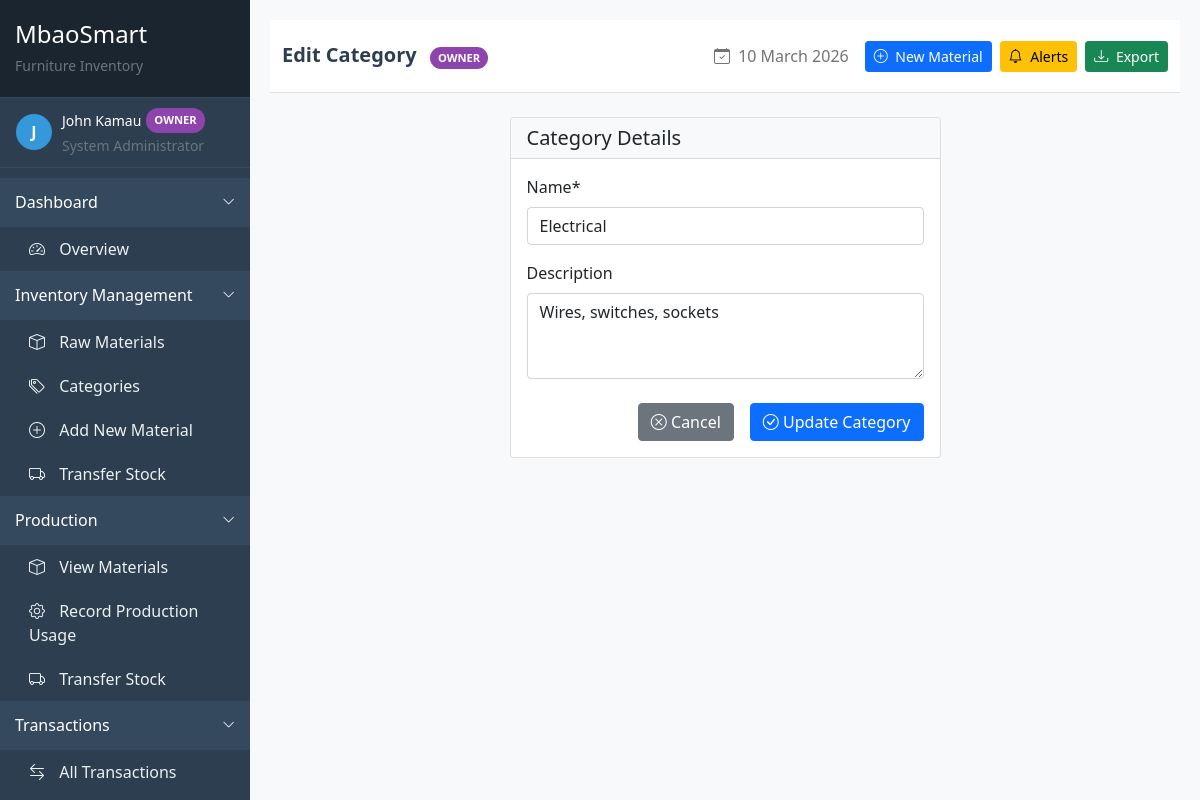
/inventory/categories/6/edit/ (signed in), run on the app's committed database.
### accounts/models.py (models this page shows, shortened)
class User(AbstractUser):
    USER_ROLES = (
        ('owner', 'Owner'),
        ('store_manager', 'Store Manager'),
        ('production_manager', 'Production Manager'),
        ('supervisor', 'Supervisor'),
        ('accountant', 'Accountant'),
        ('fundi', 'Fundi/Worker'),
        ('sales_person', 'Sales Person'),
        ('shop_manager', 'Shop Manager'),
    )
    phone_regex = RegexValidator(
        regex=r'^\+?1?\d{9,15}$',
        message="Phone number must be entered in the format: '+254700123456'. Up to 15 digits allowed."
    )
    role = models.CharField(max_length=20, choices=USER_ROLES, default='fundi')
    phone_number = models.CharField(validators=[phone_regex], max_length=17, blank=True)
    address = models.TextField(blank=True)
    id_number = models.CharField(max_length=20, blank=True)
    kra_pin = models.CharField(max_length=20, blank=True)
    nhif_number = models.CharField(max_length=20, blank=True)
    nssf_number = models.CharField(max_length=20, blank=True)
    bank_name = models.CharField(max_length=100, blank=True)
    bank_account = models.CharField(max_length=50, blank=True)
    branch = models.CharField(max_length=100, blank=True)
    date_joined = models.DateField(auto_now_add=True)
    profile_picture = models.ImageField(upload_to='profile_pics/', blank=True)
    is_active = models.BooleanField(default=True)
    class Meta:
        ordering = ['-date_joined']

### inventory/models.py (models this page shows, shortened)
class RawMaterialCategory(models.Model):
    name = models.CharField(max_length=100)
    description = models.TextField(blank=True)
    created_at = models.DateTimeField(auto_now_add=True)
    class Meta:
        ordering = ['name']
        verbose_name = "Raw Material Category"
        verbose_name_plural = "Raw Material Categories"

### inventory/views.py (the view, shortened to what this page needs)
# urls.py: path('categories/<int:pk>/edit/', views.CategoryUpdateView.as_view(), name='category_edit'),
class CategoryUpdateView(LoginRequiredMixin, PermissionRequiredMixin, UpdateView):
    model = RawMaterialCategory
    form_class = RawMaterialCategoryForm
    template_name = 'inventory/category_form.html'
    permission_required = 'inventory.change_rawmaterialcategory'
    success_url = reverse_lazy('inventory:category_list')  # Fixed namespace
    def get_context_data(self, **kwargs):
        context = super().get_context_data(**kwargs)
        context['title'] = 'Edit Category'
        return context

### inventory/forms.py
class RawMaterialCategoryForm(forms.ModelForm):
    class Meta:
        model = RawMaterialCategory
        fields = ['name', 'description']
        widgets = {
            'name': forms.TextInput(attrs={'class': 'form-control', 'placeholder': 'Category Name'}),
            'description': forms.Textarea(attrs={'class': 'form-control', 'rows': 3, 'placeholder': 'Description...'}),
        }

### inventory/context_processors.py (called while the page is built)
def stock_alert_count(request):
    if request.user.is_authenticated:
        count = StockAlert.objects.filter(is_active=True).count()
        return {'stock_alert_count': count}
    return {'stock_alert_count': 0}

### templates/inventory/category_form.html (shortened to what this page needs)
{% extends 'base/base.html' %}
{% load crispy_forms_tags %}
{% block page_title %}{% if form.instance.pk %}Edit Category{% else %}Create New Category{% endif %}{% endblock %}
{% block content %}
<div class="row">
    <div class="col-md-6 mx-auto">
        <div class="card">
            <div class="card-header bg-light">
                <h5 class="mb-0">Category Details</h5>
            </div>
            <div class="card-body">
                <form method="post">
                    {{ form|crispy }}
                    <div class="d-grid gap-2 d-md-flex justify-content-md-end mt-4">
                        <a href="{% url 'inventory:category_list' %}" class="btn btn-secondary me-md-2">
                            <i class="bi bi-x-circle"></i> Cancel
                        </a>
                        <button type="submit" class="btn btn-primary">
                            <i class="bi bi-check-circle"></i> {% if form.instance.pk %}Update{% else %}Create{% endif %} Category
                        </button>
                    </div>
                </form>
            </div>
        </div>
    </div>
</div>
{% endblock %}

### templates/base/base.html (shortened to what this page needs)
<!DOCTYPE html>
<html lang="en">
<head>
    <link href="https://cdn.jsdelivr.net/npm/bootstrap@5.1.3/dist/css/bootstrap.min.css" rel="stylesheet">
    <link rel="stylesheet" href="https://cdn.jsdelivr.net/npm/bootstrap-icons@1.8.1/font/bootstrap-icons.css">
</head>
<body>
    <div class="sidebar" id="sidebarMenu">
        <div class="sidebar-header">
            <h4 class="text-white mb-1">MbaoSmart</h4>
            <small class="text-muted">Furniture Inventory</small>
        </div>
        <div class="sidebar-content">
            <div class="user-info px-3">
                <div class="d-flex align-items-center">
                    <div class="user-avatar">
                        {{ request.user.get_full_name|default:request.user.username|first|upper }}
                    </div>
                    <div>
                        <div class="text-white small d-flex align-items-center">
                            {{ request.user.get_full_name|default:request.user.username }}
                            <span class="role-badge {{ request.user.role }}">{{ request.user.get_role_display }}</span>
                        </div>
                        <small class="text-muted">
                            {% if request.user.role == 'owner' %}System Administrator
                            {% elif request.user.role == 'store_manager' %}Inventory Manager
                            {% elif request.user.role == 'production_manager' %}Production Manager
                            {% elif request.user.role == 'accountant' %}Financial Controller
                            {% elif request.user.role == 'fundi' %}Workshop Staff
                            {% else %}Staff Member{% endif %}
                        </small>
                    </div>
                </div>
            </div>
            <div class="menu-section {% if request.resolver_match.url_name == 'dashboard' %}active{% endif %}" data-toggle="dashboard-section">
                <span>Dashboard</span>
                <i class="bi bi-chevron-down toggle-icon"></i>
            </div>
            <div class="submenu" id="dashboard-section">
                <a class="menu-item {% if request.resolver_match.url_name == 'dashboard' %}active{% endif %}"
                   href="{% url 'inventory:dashboard' %}">
                    <div>
                        <i class="bi bi-speedometer2"></i> Overview
                    </div>
                </a>
            </div>
            {% if request.user.role == 'owner' or request.user.role == 'store_manager' %}
            <div class="menu-section" data-toggle="inventory-section">
                <span>Inventory Management</span>
                <i class="bi bi-chevron-down toggle-icon"></i>
            </div>
            <div class="submenu" id="inventory-section">
                <a class="menu-item {% if 'raw-material-list' in request.path %}active{% endif %}"
                   href="{% url 'inventory:raw_material_list' %}">
                    <div>
                        <i class="bi bi-box"></i> Raw Materials
                    </div>
                </a>
                <a class="menu-item {% if 'category-list' in request.path %}active{% endif %}"
                   href="{% url 'inventory:category_list' %}">
                    <div>
                        <i class="bi bi-tags"></i> Categories
                    </div>
                </a>
                <a class="menu-item {% if 'raw-material-create' in request.path %}active{% endif %}"
                   href="{% url 'inventory:raw_material_create' %}">
                    <div>
                        <i class="bi bi-plus-circle"></i> Add New Material
                    </div>
                </a>
                <a class="menu-item {% if 'transfer-stock' in request.path %}active{% endif %}"
                   href="{% url 'inventory:transfer_stock' %}">
                    <div>
                        <i class="bi bi-truck"></i> Transfer Stock
                    </div>
                </a>
            </div>
            {% endif %}
            {% if request.user.role == 'owner' or request.user.role == 'production_manager' %}
            <div class="menu-section" data-toggle="production-section">
                <span>Production</span>
                <i class="bi bi-chevron-down toggle-icon"></i>
            </div>
            <div class="submenu" id="production-section">
                <a class="menu-item {% if 'raw-material-list' in request.path %}active{% endif %}"
                   href="{% url 'inventory:raw_material_list' %}">
                    <div>
                        <i class="bi bi-box"></i> View Materials
                    </div>
                </a>
                <a class="menu-item {% if 'production-usage' in request.path %}active{% endif %}"
                   href="#">
                    <div>
                        <i class="bi bi-gear"></i> Record Production Usage
                    </div>
                </a>
                <a class="menu-item {% if 'transfer-stock' in request.path %}active{% endif %}"
                   href="{% url 'inventory:transfer_stock' %}">
                    <div>
                        <i class="bi bi-truck"></i> Transfer Stock
                    </div>
                </a>
            </div>
            {% endif %}
            {% if request.user.role == 'owner' or request.user.role == 'store_manager' or request.user.role == 'production_manager' %}
            <div class="menu-section" data-toggle="transactions-section">
                <span>Transactions</span>
                <i class="bi bi-chevron-down toggle-icon"></i>
            </div>
            <div class="submenu" id="transactions-section">
                <a class="menu-item {% if 'transaction-list' in request.path %}active{% endif %}"
                   href="{% url 'inventory:transaction_list' %}">
                    <div>
                        <i class="bi bi-arrow-left-right"></i> All Transactions
                    </div>
                </a>
                {% if request.user.role == 'owner' or request.user.role == 'store_manager' %}
                <a class="menu-item {% if 'transaction-create' in request.path %}active{% endif %}"
                   href="{% url 'inventory:transaction_create' %}">
                </a>
                {% endif %}
            </div>
            {% endif %}
        </div>
    </div>
    <div class="main-content" id="mainContent">
        <nav class="navbar navbar-expand-lg navbar-light bg-white border-bottom py-3 mb-4">
            <div class="container-fluid">
                <div class="navbar-nav me-auto">
                    <span class="navbar-brand mb-0 h1">
                        {% block page_title %}{% endblock %}
                        <span class="role-badge {{ request.user.role }} ms-2">{{ request.user.get_role_display }}</span>
                    </span>
                </div>
                <div class="d-flex align-items-center">
                    <span class="navbar-text me-3 d-none d-md-block">
                        <i class="bi bi-calendar-check me-1"></i> {% now "j F Y" %}
                    </span>
                    {% if request.user.role == 'owner' or request.user.role == 'store_manager' %}
                    <a href="{% url 'inventory:raw_material_create' %}" class="btn btn-primary btn-sm me-2">
                        <i class="bi bi-plus-circle me-1"></i> New Material
                    </a>
                    {% endif %}
                    {% if request.user.role == 'owner' or request.user.role == 'store_manager' %}
                    <a href="{% url 'inventory:stock_alerts' %}" class="btn btn-warning btn-sm me-2 position-relative">
                        <i class="bi bi-bell me-1"></i> Alerts
                    </a>
                    {% endif %}
                    {% if request.user.role == 'owner' or request.user.role == 'accountant' %}
                    <a href="{% url 'inventory:stock_report' %}?export=csv" class="btn btn-success btn-sm">
                        <i class="bi bi-download me-1"></i> Export
                    </a>
                    {% endif %}
                </div>
            </div>
        </nav>
        <div class="container-fluid">
            {% block content %}
            {% endblock %}
        </div>
    </div>
</body>
</html>

### templates/base/base.html (style rules this page uses)
:root { --primary-color: #2c3e50; --secondary-color: #3498db; --accent-color: #e74c3c; }
body { font-family: 'Segoe UI', Tahoma, Geneva, Verdana, sans-serif; background-color: #f8f9fa; }
.sidebar { background-color: var(--primary-color); min-height: 100vh; color: white; width: 250px; position: fixed; left: 0; top: 0; overflow-y: auto; display: flex; flex-direction: column; }
.sidebar-content { flex: 1; overflow-y: auto; }
.sidebar a { color: #ecf0f1; text-decoration: none; display: block; transition: all 0.3s ease; }
.sidebar-header { padding: 20px 15px; border-bottom: 1px solid #34495e; background-color: #1a252f; }
.role-badge { display: inline-block; padding: 4px 8px; border-radius: 12px; font-size: 0.7rem; font-weight: 600; text-transform: uppercase; margin-left: 5px; }
.role-badge.owner { background-color: #8e44ad; color: white; }
.menu-section { cursor: pointer; padding: 12px 15px; border-bottom: 1px solid #34495e; background-color: #34495e; display: flex; justify-content: space-between; align-items: center; user-select: none; }
.menu-section .toggle-icon { transition: transform 0.3s; font-size: 0.8rem; }
.submenu { background-color: #2c3e50; overflow: hidden; transition: max-height 0.3s ease-out; }
.menu-item { padding: 10px 15px 10px 25px; border-left: 4px solid transparent; display: flex; align-items: center; justify-content: space-between; }
.menu-item i { width: 20px; margin-right: 10px; text-align: center; }
.user-info { padding: 10px 0; border-bottom: 1px solid #34495e; margin-bottom: 10px; }
.user-avatar { width: 36px; height: 36px; border-radius: 50%; background-color: #3498db; display: flex; align-items: center; justify-content: center; font-weight: bold; font-size: 16px; margin-right: 10px; }
.main-content { margin-left: 250px; padding: 20px; min-height: 100vh; }
.navbar-brand { font-weight: bold; color: var(--primary-color) !important; }

### data on the page
User: user.get_full_name|first "J", user.get_full_name "John Kamau", user.role "OWNER"
RawMaterialCategory: name "Electrical", description "Wires, switches, sockets"
